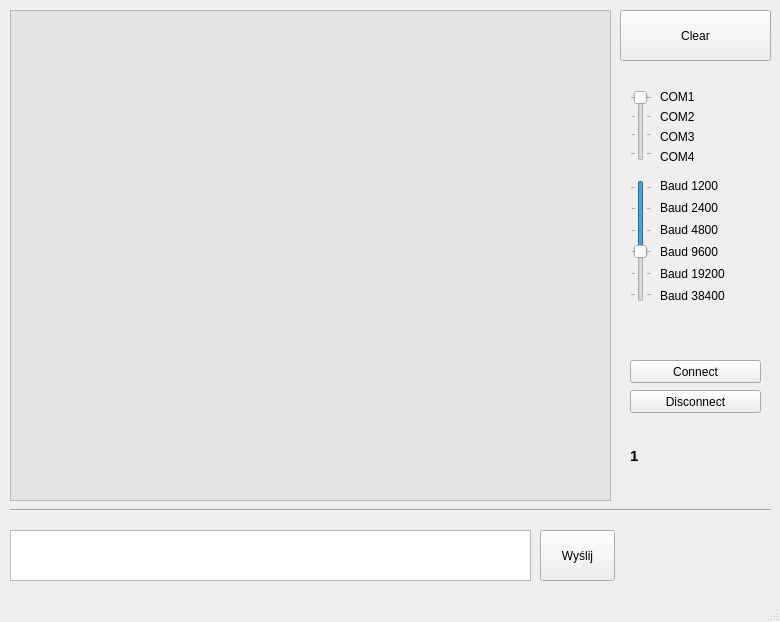
<?xml version="1.0" encoding="UTF-8"?>
<ui version="4.0">
 <class>MainWindow</class>
 <widget class="QMainWindow" name="MainWindow">
  <property name="geometry">
   <rect>
    <x>0</x>
    <y>0</y>
    <width>780</width>
    <height>622</height>
   </rect>
  </property>
  <property name="minimumSize">
   <size>
    <width>780</width>
    <height>622</height>
   </size>
  </property>
  <property name="maximumSize">
   <size>
    <width>780</width>
    <height>622</height>
   </size>
  </property>
  <property name="windowTitle">
   <string>COMunicator</string>
  </property>
  <widget class="QWidget" name="centralWidget">
   <widget class="QTextEdit" name="textOutput">
    <property name="geometry">
     <rect>
      <x>10</x>
      <y>10</y>
      <width>601</width>
      <height>491</height>
     </rect>
    </property>
    <property name="palette">
     <palette>
      <active>
       <colorrole role="Light">
        <brush brushstyle="SolidPattern">
         <color alpha="255">
          <red>255</red>
          <green>255</green>
          <blue>255</blue>
         </color>
        </brush>
       </colorrole>
       <colorrole role="Base">
        <brush brushstyle="SolidPattern">
         <color alpha="255">
          <red>227</red>
          <green>227</green>
          <blue>227</blue>
         </color>
        </brush>
       </colorrole>
      </active>
      <inactive>
       <colorrole role="Light">
        <brush brushstyle="SolidPattern">
         <color alpha="255">
          <red>255</red>
          <green>255</green>
          <blue>255</blue>
         </color>
        </brush>
       </colorrole>
       <colorrole role="Base">
        <brush brushstyle="SolidPattern">
         <color alpha="255">
          <red>227</red>
          <green>227</green>
          <blue>227</blue>
         </color>
        </brush>
       </colorrole>
      </inactive>
      <disabled>
       <colorrole role="Light">
        <brush brushstyle="SolidPattern">
         <color alpha="255">
          <red>255</red>
          <green>255</green>
          <blue>255</blue>
         </color>
        </brush>
       </colorrole>
       <colorrole role="Base">
        <brush brushstyle="SolidPattern">
         <color alpha="255">
          <red>240</red>
          <green>240</green>
          <blue>240</blue>
         </color>
        </brush>
       </colorrole>
      </disabled>
     </palette>
    </property>
    <property name="font">
     <font>
      <family>Arial</family>
      <pointsize>11</pointsize>
      <weight>75</weight>
      <bold>true</bold>
     </font>
    </property>
    <property name="readOnly">
     <bool>true</bool>
    </property>
    <property name="html">
     <string>&lt;!DOCTYPE HTML PUBLIC &quot;-//W3C//DTD HTML 4.0//EN&quot; &quot;http://www.w3.org/TR/REC-html40/strict.dtd&quot;&gt;
&lt;html&gt;&lt;head&gt;&lt;meta name=&quot;qrichtext&quot; content=&quot;1&quot; /&gt;&lt;style type=&quot;text/css&quot;&gt;
p, li { white-space: pre-wrap; }
&lt;/style&gt;&lt;/head&gt;&lt;body style=&quot; font-family:'Arial'; font-size:11pt; font-weight:600; font-style:normal;&quot;&gt;
&lt;p style=&quot;-qt-paragraph-type:empty; margin-top:0px; margin-bottom:0px; margin-left:0px; margin-right:0px; -qt-block-indent:0; text-indent:0px; font-family:'MS Shell Dlg 2'; font-size:8.25pt; font-weight:400;&quot;&gt;&lt;br /&gt;&lt;/p&gt;&lt;/body&gt;&lt;/html&gt;</string>
    </property>
   </widget>
   <widget class="QPushButton" name="btnClearOutput">
    <property name="geometry">
     <rect>
      <x>620</x>
      <y>10</y>
      <width>151</width>
      <height>51</height>
     </rect>
    </property>
    <property name="text">
     <string>Clear</string>
    </property>
   </widget>
   <widget class="QPushButton" name="btnSend">
    <property name="geometry">
     <rect>
      <x>540</x>
      <y>530</y>
      <width>75</width>
      <height>51</height>
     </rect>
    </property>
    <property name="text">
     <string>Wyślij</string>
    </property>
    <property name="shortcut">
     <string>Return</string>
    </property>
   </widget>
   <widget class="Line" name="line">
    <property name="geometry">
     <rect>
      <x>10</x>
      <y>500</y>
      <width>761</width>
      <height>20</height>
     </rect>
    </property>
    <property name="orientation">
     <enum>Qt::Horizontal</enum>
    </property>
   </widget>
   <widget class="QTextEdit" name="textInput">
    <property name="geometry">
     <rect>
      <x>10</x>
      <y>530</y>
      <width>521</width>
      <height>51</height>
     </rect>
    </property>
   </widget>
   <widget class="QLabel" name="labelCon">
    <property name="geometry">
     <rect>
      <x>630</x>
      <y>440</y>
      <width>121</width>
      <height>31</height>
     </rect>
    </property>
    <property name="font">
     <font>
      <pointsize>11</pointsize>
      <weight>75</weight>
      <bold>true</bold>
     </font>
    </property>
    <property name="text">
     <string>1</string>
    </property>
   </widget>
   <widget class="QSlider" name="sliderCOM">
    <property name="geometry">
     <rect>
      <x>630</x>
      <y>90</y>
      <width>22</width>
      <height>71</height>
     </rect>
    </property>
    <property name="minimum">
     <number>0</number>
    </property>
    <property name="maximum">
     <number>3</number>
    </property>
    <property name="value">
     <number>0</number>
    </property>
    <property name="sliderPosition">
     <number>0</number>
    </property>
    <property name="orientation">
     <enum>Qt::Vertical</enum>
    </property>
    <property name="invertedAppearance">
     <bool>true</bool>
    </property>
    <property name="tickPosition">
     <enum>QSlider::TicksBothSides</enum>
    </property>
   </widget>
   <widget class="QLabel" name="labelCOM1">
    <property name="geometry">
     <rect>
      <x>660</x>
      <y>90</y>
      <width>47</width>
      <height>13</height>
     </rect>
    </property>
    <property name="font">
     <font>
      <family>Arial</family>
      <pointsize>9</pointsize>
     </font>
    </property>
    <property name="text">
     <string>COM1</string>
    </property>
   </widget>
   <widget class="QLabel" name="labelCOM2">
    <property name="geometry">
     <rect>
      <x>660</x>
      <y>110</y>
      <width>47</width>
      <height>13</height>
     </rect>
    </property>
    <property name="font">
     <font>
      <family>Arial</family>
      <pointsize>9</pointsize>
     </font>
    </property>
    <property name="text">
     <string>COM2</string>
    </property>
   </widget>
   <widget class="QLabel" name="labelCOM3">
    <property name="geometry">
     <rect>
      <x>660</x>
      <y>130</y>
      <width>47</width>
      <height>13</height>
     </rect>
    </property>
    <property name="font">
     <font>
      <family>Arial</family>
      <pointsize>9</pointsize>
     </font>
    </property>
    <property name="text">
     <string>COM3</string>
    </property>
   </widget>
   <widget class="QLabel" name="labelCOM4">
    <property name="geometry">
     <rect>
      <x>660</x>
      <y>150</y>
      <width>47</width>
      <height>13</height>
     </rect>
    </property>
    <property name="font">
     <font>
      <family>Arial</family>
      <pointsize>9</pointsize>
     </font>
    </property>
    <property name="text">
     <string>COM4</string>
    </property>
   </widget>
   <widget class="QPushButton" name="btnConnect">
    <property name="geometry">
     <rect>
      <x>630</x>
      <y>360</y>
      <width>131</width>
      <height>23</height>
     </rect>
    </property>
    <property name="locale">
     <locale language="English" country="UnitedStates"/>
    </property>
    <property name="text">
     <string>Connect</string>
    </property>
   </widget>
   <widget class="QPushButton" name="btnDisconnect">
    <property name="geometry">
     <rect>
      <x>630</x>
      <y>390</y>
      <width>131</width>
      <height>23</height>
     </rect>
    </property>
    <property name="text">
     <string>Disconnect</string>
    </property>
   </widget>
   <widget class="QSlider" name="sliderBaud">
    <property name="geometry">
     <rect>
      <x>630</x>
      <y>180</y>
      <width>22</width>
      <height>122</height>
     </rect>
    </property>
    <property name="maximum">
     <number>5</number>
    </property>
    <property name="value">
     <number>3</number>
    </property>
    <property name="orientation">
     <enum>Qt::Vertical</enum>
    </property>
    <property name="invertedAppearance">
     <bool>true</bool>
    </property>
    <property name="tickPosition">
     <enum>QSlider::TicksBothSides</enum>
    </property>
   </widget>
   <widget class="QLabel" name="labelBaud1">
    <property name="geometry">
     <rect>
      <x>660</x>
      <y>178</y>
      <width>71</width>
      <height>16</height>
     </rect>
    </property>
    <property name="font">
     <font>
      <family>Arial</family>
      <pointsize>9</pointsize>
     </font>
    </property>
    <property name="text">
     <string>Baud 1200</string>
    </property>
   </widget>
   <widget class="QLabel" name="labelBaud2">
    <property name="geometry">
     <rect>
      <x>660</x>
      <y>200</y>
      <width>71</width>
      <height>16</height>
     </rect>
    </property>
    <property name="font">
     <font>
      <family>Arial</family>
      <pointsize>9</pointsize>
     </font>
    </property>
    <property name="text">
     <string>Baud 2400</string>
    </property>
   </widget>
   <widget class="QLabel" name="labelBaud3">
    <property name="geometry">
     <rect>
      <x>660</x>
      <y>222</y>
      <width>71</width>
      <height>16</height>
     </rect>
    </property>
    <property name="font">
     <font>
      <family>Arial</family>
      <pointsize>9</pointsize>
     </font>
    </property>
    <property name="text">
     <string>Baud 4800</string>
    </property>
   </widget>
   <widget class="QLabel" name="labelBaud4">
    <property name="geometry">
     <rect>
      <x>660</x>
      <y>244</y>
      <width>71</width>
      <height>16</height>
     </rect>
    </property>
    <property name="font">
     <font>
      <family>Arial</family>
      <pointsize>9</pointsize>
     </font>
    </property>
    <property name="text">
     <string>Baud 9600</string>
    </property>
   </widget>
   <widget class="QLabel" name="labelBaud5">
    <property name="geometry">
     <rect>
      <x>660</x>
      <y>266</y>
      <width>71</width>
      <height>16</height>
     </rect>
    </property>
    <property name="font">
     <font>
      <family>Arial</family>
      <pointsize>9</pointsize>
     </font>
    </property>
    <property name="text">
     <string>Baud 19200</string>
    </property>
   </widget>
   <widget class="QLabel" name="labelBaud6">
    <property name="geometry">
     <rect>
      <x>660</x>
      <y>288</y>
      <width>71</width>
      <height>16</height>
     </rect>
    </property>
    <property name="font">
     <font>
      <family>Arial</family>
      <pointsize>9</pointsize>
     </font>
    </property>
    <property name="text">
     <string>Baud 38400</string>
    </property>
   </widget>
  </widget>
  <widget class="QStatusBar" name="statusBar"/>
  <widget class="QMenuBar" name="menuBar">
   <property name="geometry">
    <rect>
     <x>0</x>
     <y>0</y>
     <width>780</width>
     <height>21</height>
    </rect>
   </property>
  </widget>
 </widget>
 <layoutdefault spacing="6" margin="11"/>
 <resources/>
 <connections/>
</ui>
